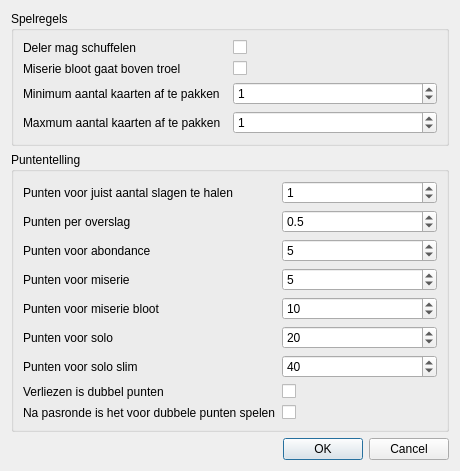
<?xml version="1.0" encoding="UTF-8"?>
<ui version="4.0">
 <class>settings_pane</class>
 <widget class="QDialog" name="settings_pane">
  <property name="geometry">
   <rect>
    <x>0</x>
    <y>0</y>
    <width>460</width>
    <height>417</height>
   </rect>
  </property>
  <property name="sizePolicy">
   <sizepolicy hsizetype="Fixed" vsizetype="Fixed">
    <horstretch>0</horstretch>
    <verstretch>0</verstretch>
   </sizepolicy>
  </property>
  <property name="windowTitle">
   <string>Game settings pane</string>
  </property>
  <layout class="QVBoxLayout" name="verticalLayout">
   <item>
    <widget class="QGroupBox" name="groupBox_2">
     <property name="title">
      <string>Spelregels</string>
     </property>
     <layout class="QGridLayout" name="gridLayout_3">
      <item row="0" column="0">
       <widget class="QLabel" name="label_19">
        <property name="text">
         <string>Deler mag schuffelen</string>
        </property>
       </widget>
      </item>
      <item row="0" column="1">
       <widget class="QCheckBox" name="check_dealer_shuffle">
        <property name="text">
         <string/>
        </property>
       </widget>
      </item>
      <item row="1" column="0">
       <widget class="QLabel" name="label_20">
        <property name="text">
         <string>Miserie bloot gaat boven troel</string>
        </property>
       </widget>
      </item>
      <item row="1" column="1">
       <widget class="QCheckBox" name="check_misere_beats_troel">
        <property name="text">
         <string/>
        </property>
       </widget>
      </item>
      <item row="2" column="0">
       <widget class="QLabel" name="label_21">
        <property name="text">
         <string>Minimum aantal kaarten af te pakken</string>
        </property>
       </widget>
      </item>
      <item row="2" column="1">
       <widget class="QSpinBox" name="spin_split_minimum">
        <property name="layoutDirection">
         <enum>Qt::LeftToRight</enum>
        </property>
        <property name="maximum">
         <number>51</number>
        </property>
        <property name="value">
         <number>1</number>
        </property>
       </widget>
      </item>
      <item row="3" column="0">
       <widget class="QLabel" name="label_22">
        <property name="text">
         <string>Maxmum aantal kaarten af te pakken</string>
        </property>
       </widget>
      </item>
      <item row="3" column="1">
       <widget class="QSpinBox" name="spin_split_maximum">
        <property name="layoutDirection">
         <enum>Qt::LeftToRight</enum>
        </property>
        <property name="maximum">
         <number>51</number>
        </property>
        <property name="value">
         <number>1</number>
        </property>
       </widget>
      </item>
     </layout>
    </widget>
   </item>
   <item>
    <widget class="QGroupBox" name="groupBox">
     <property name="title">
      <string>Puntentelling</string>
     </property>
     <layout class="QGridLayout" name="gridLayout">
      <item row="1" column="1">
       <widget class="QDoubleSpinBox" name="spin_points_surpass">
        <property name="decimals">
         <number>1</number>
        </property>
        <property name="singleStep">
         <double>0.500000000000000</double>
        </property>
        <property name="value">
         <double>0.500000000000000</double>
        </property>
       </widget>
      </item>
      <item row="4" column="1">
       <widget class="QSpinBox" name="spin_points_misere_ouverte">
        <property name="value">
         <number>10</number>
        </property>
       </widget>
      </item>
      <item row="1" column="0">
       <widget class="QLabel" name="label_2">
        <property name="text">
         <string>Punten per overslag</string>
        </property>
       </widget>
      </item>
      <item row="2" column="0">
       <widget class="QLabel" name="label_3">
        <property name="text">
         <string>Punten voor abondance</string>
        </property>
       </widget>
      </item>
      <item row="0" column="0">
       <widget class="QLabel" name="label">
        <property name="text">
         <string>Punten voor juist aantal slagen te halen</string>
        </property>
       </widget>
      </item>
      <item row="5" column="0">
       <widget class="QLabel" name="label_6">
        <property name="text">
         <string>Punten voor solo</string>
        </property>
       </widget>
      </item>
      <item row="8" column="1">
       <widget class="QCheckBox" name="check_pass_double">
        <property name="text">
         <string/>
        </property>
       </widget>
      </item>
      <item row="6" column="1">
       <widget class="QSpinBox" name="spin_points_soloslim">
        <property name="value">
         <number>40</number>
        </property>
       </widget>
      </item>
      <item row="7" column="1">
       <widget class="QCheckBox" name="check_lose_double">
        <property name="text">
         <string/>
        </property>
       </widget>
      </item>
      <item row="8" column="0">
       <widget class="QLabel" name="label_9">
        <property name="text">
         <string>Na pasronde is het voor dubbele punten spelen</string>
        </property>
       </widget>
      </item>
      <item row="6" column="0">
       <widget class="QLabel" name="label_7">
        <property name="text">
         <string>Punten voor solo slim</string>
        </property>
       </widget>
      </item>
      <item row="2" column="1">
       <widget class="QSpinBox" name="spin_points_abondance">
        <property name="value">
         <number>5</number>
        </property>
       </widget>
      </item>
      <item row="0" column="1">
       <widget class="QSpinBox" name="spin_points_exact">
        <property name="value">
         <number>1</number>
        </property>
       </widget>
      </item>
      <item row="4" column="0">
       <widget class="QLabel" name="label_5">
        <property name="text">
         <string>Punten voor miserie bloot</string>
        </property>
       </widget>
      </item>
      <item row="3" column="0">
       <widget class="QLabel" name="label_4">
        <property name="text">
         <string>Punten voor miserie</string>
        </property>
       </widget>
      </item>
      <item row="7" column="0">
       <widget class="QLabel" name="label_8">
        <property name="text">
         <string>Verliezen is dubbel punten</string>
        </property>
       </widget>
      </item>
      <item row="5" column="1">
       <widget class="QSpinBox" name="spin_points_solo">
        <property name="value">
         <number>20</number>
        </property>
       </widget>
      </item>
      <item row="3" column="1">
       <widget class="QSpinBox" name="spin_points_misere">
        <property name="value">
         <number>5</number>
        </property>
       </widget>
      </item>
     </layout>
    </widget>
   </item>
   <item>
    <widget class="QDialogButtonBox" name="buttonBox">
     <property name="orientation">
      <enum>Qt::Horizontal</enum>
     </property>
     <property name="standardButtons">
      <set>QDialogButtonBox::Cancel|QDialogButtonBox::Ok</set>
     </property>
    </widget>
   </item>
  </layout>
 </widget>
 <tabstops>
  <tabstop>check_dealer_shuffle</tabstop>
  <tabstop>check_misere_beats_troel</tabstop>
  <tabstop>spin_split_minimum</tabstop>
  <tabstop>spin_split_maximum</tabstop>
  <tabstop>spin_points_exact</tabstop>
  <tabstop>spin_points_surpass</tabstop>
  <tabstop>spin_points_abondance</tabstop>
  <tabstop>spin_points_misere</tabstop>
  <tabstop>spin_points_misere_ouverte</tabstop>
  <tabstop>spin_points_solo</tabstop>
  <tabstop>spin_points_soloslim</tabstop>
  <tabstop>check_lose_double</tabstop>
  <tabstop>check_pass_double</tabstop>
 </tabstops>
 <resources/>
 <connections>
  <connection>
   <sender>buttonBox</sender>
   <signal>accepted()</signal>
   <receiver>settings_pane</receiver>
   <slot>accept()</slot>
   <hints>
    <hint type="sourcelabel">
     <x>248</x>
     <y>254</y>
    </hint>
    <hint type="destinationlabel">
     <x>157</x>
     <y>274</y>
    </hint>
   </hints>
  </connection>
  <connection>
   <sender>buttonBox</sender>
   <signal>rejected()</signal>
   <receiver>settings_pane</receiver>
   <slot>reject()</slot>
   <hints>
    <hint type="sourcelabel">
     <x>316</x>
     <y>260</y>
    </hint>
    <hint type="destinationlabel">
     <x>286</x>
     <y>274</y>
    </hint>
   </hints>
  </connection>
 </connections>
</ui>
